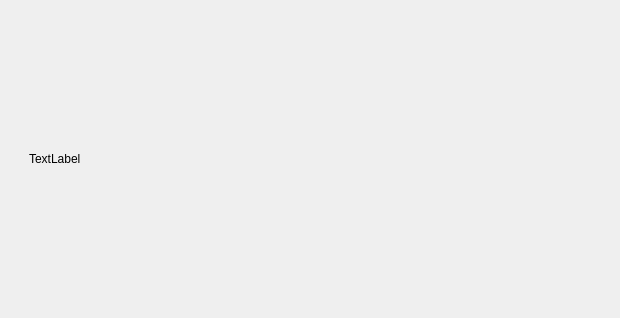
<?xml version="1.0" encoding="UTF-8"?>
<ui version="4.0">
 <class>test</class>
 <widget class="QWidget" name="test">
  <property name="geometry">
   <rect>
    <x>0</x>
    <y>0</y>
    <width>620</width>
    <height>318</height>
   </rect>
  </property>
  <property name="minimumSize">
   <size>
    <width>620</width>
    <height>318</height>
   </size>
  </property>
  <property name="windowTitle">
   <string>Form</string>
  </property>
  <layout class="QVBoxLayout" name="verticalLayout">
   <item>
    <widget class="QWidget" name="widget" native="true">
     <layout class="QHBoxLayout" name="horizontalLayout">
      <item>
       <widget class="QWidget" name="widget_2" native="true">
        <layout class="QHBoxLayout" name="horizontalLayout_2">
         <item>
          <widget class="QLabel" name="label">
           <property name="text">
            <string>TextLabel</string>
           </property>
          </widget>
         </item>
        </layout>
       </widget>
      </item>
     </layout>
    </widget>
   </item>
  </layout>
 </widget>
 <resources/>
 <connections/>
</ui>
